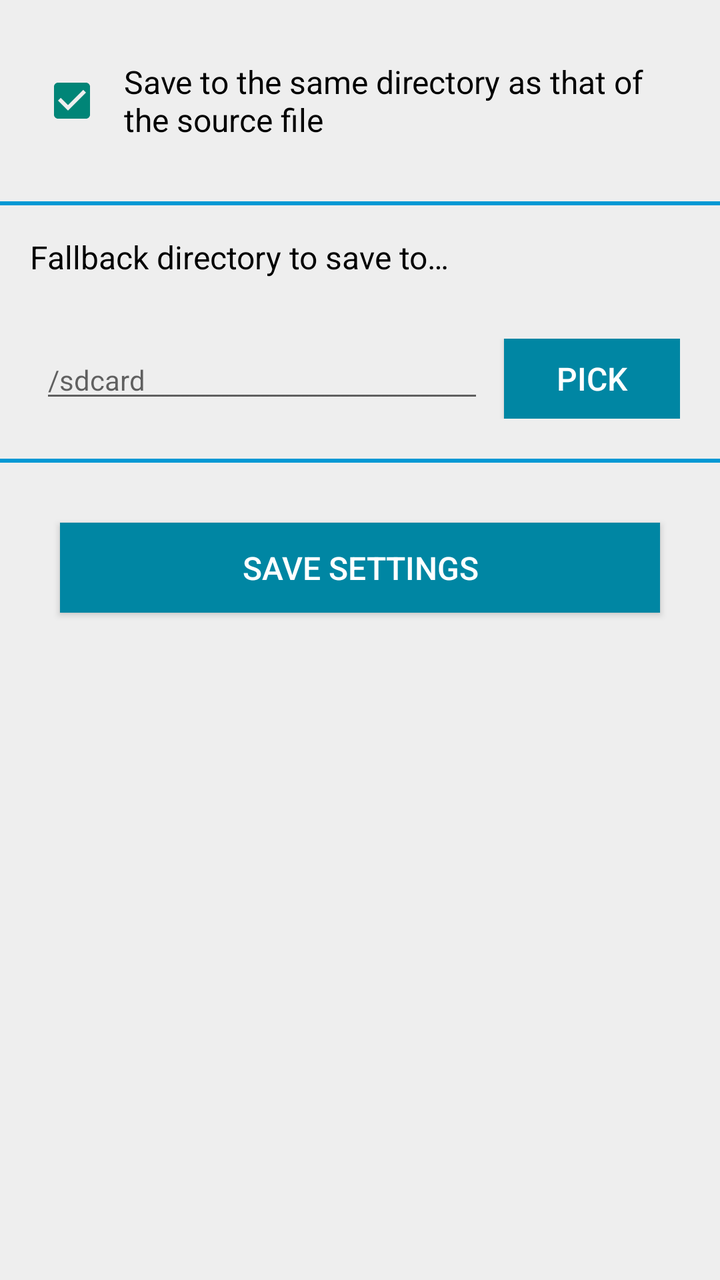
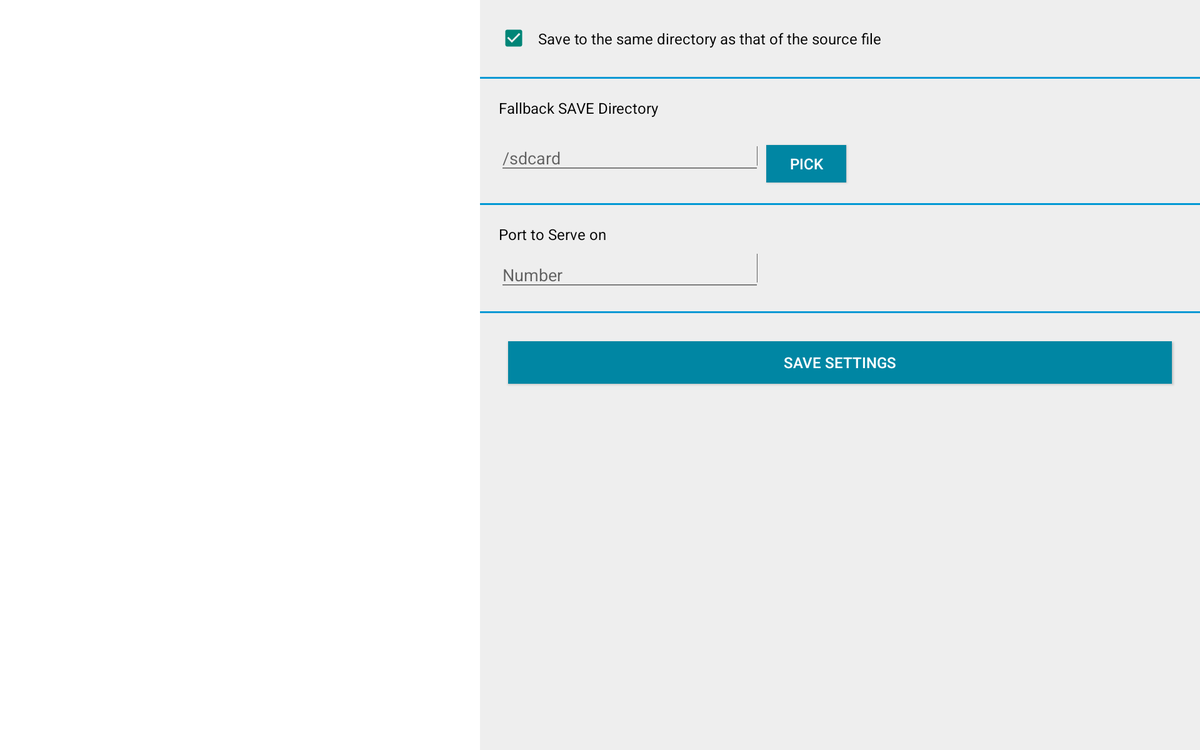

An Android layout and its configuration variant, each rendered on a device that would load it. The default file and the variant file are quoted in full after the pictures.
<!-- AndroidManifest.xml: application theme AppTheme -->
<!-- res/layout/settings.xml -->
<?xml version="1.0" encoding="utf-8"?>

<ScrollView xmlns:android="http://schemas.android.com/apk/res/android"
	android:layout_width="match_parent"
	android:layout_height="wrap_content"
	android:background="#eee"
	android:orientation="vertical" >
	<LinearLayout
	    android:layout_width="match_parent"
	    android:layout_height="wrap_content"
	    android:orientation="vertical">
	
	    <LinearLayout 
	        android:layout_width="match_parent"
	        android:layout_height="wrap_content" 
	        android:padding="20dp"
	        android:orientation="horizontal">

	        <CheckBox
		        android:id="@+id/cbSameDir"
		        android:layout_width="wrap_content"
		        android:layout_height="wrap_content"
		        android:layout_gravity="center"
		        android:checked="true" />

		    <TextView
		        android:id="@+id/tvSameDir"
		        android:layout_width="wrap_content"
		        android:layout_height="wrap_content"
		        android:padding="10dp"
		        android:text="@string/settings_save_to_same_dir"
		        android:ellipsize="end"
		        android:textColor="@android:color/black"
		        android:textSize="16dp"/>
	    </LinearLayout>
	    
	    <View
	        android:layout_width="fill_parent"
		    android:layout_height="2dp"
		    android:background="#0098d4" />
	    
	    <TextView
	        android:layout_width="wrap_content"
	        android:layout_height="wrap_content"
	        android:padding="15dp"
	        android:text="@string/settings_fallback_dir"
	        android:textColor="@android:color/black"
	        android:textSize="16dp" >
		</TextView>
	    
	    <LinearLayout 
	        android:layout_width="match_parent"
	        android:layout_height="wrap_content"
	        android:layout_marginTop="15dp" 
	        android:layout_marginLeft="20dp" 
	        android:layout_marginRight="20dp" 
	        android:paddingBottom="20dp" 
	        android:orientation="horizontal">   
	    
		    <EditText
		        android:id="@+id/etFallback"
		        android:layout_width="0dp"
		        android:layout_height="wrap_content"
		        android:layout_weight="1"
		        android:hint="/sdcard"
		        android:ems="8"
		        android:textSize="14dp"
		        android:lines="1"
		        android:singleLine="true"
		        android:scrollHorizontally="true"
		        android:ellipsize="start"
		        android:focusable="false"
		        android:editable="false"
		        android:inputType="none" />
		    
		    <Button
	            android:id="@+id/bPick"            
	            android:layout_width="wrap_content"
	            android:layout_height="40dp"
	            android:layout_marginLeft="10dp"
	            android:background="#0086a3"
	            android:textColor="#fff"
	            android:text="@string/pick"
	            android:textSize="16dp" />    
	    </LinearLayout>
	    
	    <View
	        android:layout_width="fill_parent"
		    android:layout_height="2dp"
		    android:background="#0098d4" />
	    
	   
	    
	    <Button
	        android:id="@+id/bSaveSettings" 
			android:layout_width="match_parent"
			android:layout_height="45dp" 
			android:layout_gravity="center"
			android:layout_margin="30dp"
			android:background="#0086a3"
			android:textColor="#fff"
			android:text="@string/save_settings"
			android:textSize="16dp"/>
    </LinearLayout>
</ScrollView>
<!-- resources referenced by this layout -->
<resources>
  <string name="pick">Pick</string>
  <string name="save_settings">Save Settings</string>
  <string name="settings_fallback_dir">Fallback directory to save to…</string>
  <string name="settings_save_to_same_dir">Save to the same directory as that of the source file</string>
  <style name="AppTheme" parent="AppBaseTheme">
          
          
          <item name="actionBarStyle">@style/UPDFActionBar</item>
          <item name="android:actionBarStyle" tools:ignore="NewApi">@style/UPDFActionBar</item>
      </style>
  <style name="AppBaseTheme" parent="@style/Theme.AppCompat.Light">
          
      </style>
  <style name="UPDFActionBar" parent="@style/Widget.AppCompat.Light.ActionBar.Solid.Inverse">
          <item name="android:background" tools:ignore="NewApi">@color/updf_header_blue</item>
          <item name="background">@color/updf_header_blue</item>
      </style>
  <color name="updf_header_blue">#0086a3</color>
</resources>
<!-- res/layout-xlarge-land/settings.xml (the author's variant of the layout above) -->
<!-- drawn on a large tablet held sideways -->
<android.support.v4.widget.DrawerLayout
    xmlns:android="http://schemas.android.com/apk/res/android"
    android:id="@+id/drawer_layout"
    android:layout_width="match_parent"
    android:layout_height="match_parent" >
        
    <LinearLayout        
        android:layout_width="match_parent"
        android:layout_height="match_parent"
        android:background="#eee"
        android:orientation="horizontal"
        android:weightSum="100" >
        
        <ListView
            android:layout_weight="60"
		    android:id="@+id/left_drawer"
		    android:layout_width="wrap_content"
		    android:layout_height="match_parent"
		    android:choiceMode="singleChoice"
		    android:divider="#0098d4"
		    android:dividerHeight="2dp"
		    android:background="@android:color/white" />
        
        <LinearLayout
            android:id="@+id/llHome"
            android:layout_width="match_parent"
            android:layout_height="match_parent"
            android:layout_weight="40"
            android:background="#eee"
            android:orientation="vertical"
            android:visibility="visible" >
            
		<LinearLayout
        android:layout_width="match_parent"
        android:layout_height="wrap_content"
        android:orientation="vertical" >
	
    <LinearLayout 
        android:layout_width="match_parent"
        android:layout_height="wrap_content" 
        android:padding="20dp"
        android:orientation="horizontal" >
    
	    <CheckBox
	        android:id="@+id/cbFile"
	        android:layout_width="wrap_content"
	        android:layout_height="wrap_content"
	        android:layout_gravity="center"
	        android:checked="true" />
	    
	    <TextView
	        android:layout_width="wrap_content"
	        android:layout_height="wrap_content"
	        android:padding="10dp"
	        android:text="Save to the same directory as that of the source file"
	        android:ellipsize="end"
	        android:textColor="@android:color/black"
	        android:textSize="16sp" >
	    </TextView>
    </LinearLayout>
    
    <View
        android:layout_width="fill_parent"
	    android:layout_height="2dp"
	    android:layout_alignParentBottom="true"
	    android:layout_alignParentLeft="true"
	    android:background="#0098d4" />
    
    <TextView
        android:layout_width="wrap_content"
        android:layout_height="wrap_content"
        android:padding="20dp"
        android:text="Fallback SAVE Directory"
        android:ellipsize="end"
        android:textColor="@android:color/black"
        android:textSize="16sp" >
	</TextView>
    
    <LinearLayout 
        android:layout_width="wrap_content"
        android:layout_height="wrap_content"
        android:paddingLeft="20dp" 
        android:paddingBottom="20dp" 
        android:orientation="horizontal" >   
    
	    <EditText
	        android:layout_width="280dp"
	        android:layout_height="wrap_content"
	        android:hint="/sdcard"
	        android:imeOptions="actionNext"
	        android:ems="10" 
	        android:inputType="text" ></EditText>
	    
	    <Button
            android:id="@+id/bPick"
            android:layout_width="85dp"
            android:layout_height="40dp"
            android:layout_gravity="top"
            android:layout_margin="5dp"
            android:background="#0086a3"
            android:textColor="#fff"
            android:text="@string/pick"
            android:textSize="16sp" />    
    </LinearLayout>
    
    <View
        android:layout_width="fill_parent"
	    android:layout_height="2dp"
	    android:layout_alignParentBottom="true"
	    android:layout_alignParentLeft="true"
	    android:background="#0098d4" />
    
    <LinearLayout 
        android:layout_width="wrap_content"
        android:layout_height="wrap_content" 
        android:padding="20dp" 
        android:orientation="vertical" >
    
	    <TextView
	        android:layout_width="wrap_content"
	        android:layout_height="wrap_content"
	        android:text="Port to Serve on"
	        android:ellipsize="end"
	        android:textColor="@android:color/black"
	        android:textSize="16sp" >
	    </TextView>
	    
	    <EditText
	        android:layout_width="280dp"
	        android:layout_height="wrap_content"
	        android:hint="Number"
	        android:imeOptions="actionNext"
			android:paddingTop="20dp"
	        android:ems="10" 
	        android:inputType="text" ></EditText>
    </LinearLayout>
    
    <View
        android:layout_width="fill_parent"
	    android:layout_height="2dp"
	    android:layout_alignParentBottom="true"
	    android:layout_alignParentLeft="true"
	    android:background="#0098d4" />
    
    <Button
        android:id="@+id/bSaveSettings" 
		android:layout_width="match_parent"
		android:layout_height="45dp" 
		android:layout_gravity="center"
		android:layout_margin="30dp"
		android:background="#0086a3"
		android:textColor="#fff"
		android:text="@string/save_settings"
		android:textSize="16sp"/>        
    </LinearLayout>
	    </LinearLayout>
	</LinearLayout>
</android.support.v4.widget.DrawerLayout>
<!-- resources referenced by the variant -->
<!-- as a large tablet held sideways resolves them -->
<resources>
  <string name="pick">Pick</string>
  <string name="save_settings">Save Settings</string>
  <style name="AppTheme" parent="AppBaseTheme">
          
          
          <item name="actionBarStyle">@style/UPDFActionBar</item>
          <item name="android:actionBarStyle" tools:ignore="NewApi">@style/UPDFActionBar</item>
      </style>
  <style name="AppBaseTheme" parent="@style/Theme.AppCompat.Light">
          
      </style>
  <style name="UPDFActionBar" parent="@style/Widget.AppCompat.Light.ActionBar.Solid.Inverse">
          <item name="android:background" tools:ignore="NewApi">@color/updf_header_blue</item>
          <item name="background">@color/updf_header_blue</item>
      </style>
  <color name="updf_header_blue">#0086a3</color>
</resources>
